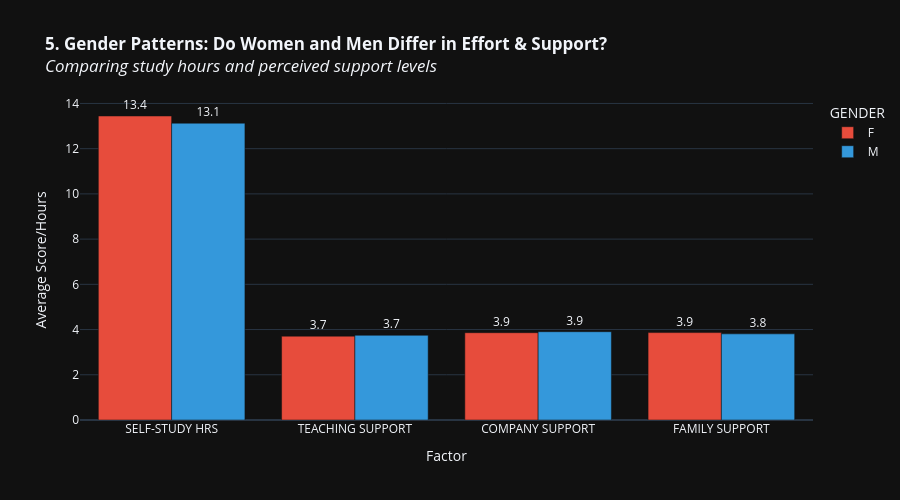

Here is the notebook cell this chart was saved with:
### Code cell
# ==========================================
# CHART 5: Gender Differences in Study Hours & Support
# ==========================================

gender_effort = master_df.groupby('GENDER').agg({
    'SELF-STUDY HRS': 'mean',
    'TEACHING SUPPORT': 'mean',
    'COMPANY SUPPORT': 'mean',
    'FAMILY SUPPORT': 'mean'
}).reset_index()

# Reshape for grouped bar
gender_effort_melted = gender_effort.melt(
    id_vars='GENDER',
    var_name='Metric',
    value_name='Average'
)

fig = px.bar(
    gender_effort_melted,
    x='Metric',
    y='Average',
    color='GENDER',
    barmode='group',
    title='<b>5. Gender Patterns: Do Women and Men Differ in Effort & Support?</b><br><i>Comparing study hours and perceived support levels</i>',
    labels={'Metric': 'Factor', 'Average': 'Average Score/Hours'},
    color_discrete_map={'F': '#e74c3c', 'M': '#3498db'},
    height=500,
    text='Average'
)

fig.update_traces(texttemplate='%{text:.1f}', textposition='outside')
fig.show()

### Figure 1 — Plotly figure (JSON) as saved in the notebook; plotly's stock layout.template omitted (floating-point values rounded to 4 significant figures)
{"data": [{"alignmentgroup": "True", "hovertemplate": "GENDER=F<br>Factor=%{x}<br>Average Score/Hours=%{text}<extra></extra>", "legendgroup": "F", "marker": {"color": "#e74c3c", "pattern": {"shape": ""}}, "name": "F", "offsetgroup": "F", "orientation": "v", "showlegend": true, "text": [13.45, 3.708, 3.861, 3.865], "textposition": "outside", "texttemplate": "%{text:.1f}", "type": "bar", "x": ["SELF-STUDY HRS", "TEACHING SUPPORT", "COMPANY SUPPORT", "FAMILY SUPPORT"], "xaxis": "x", "y": [13.45, 3.708, 3.861, 3.865], "yaxis": "y"}, {"alignmentgroup": "True", "hovertemplate": "GENDER=M<br>Factor=%{x}<br>Average Score/Hours=%{text}<extra></extra>", "legendgroup": "M", "marker": {"color": "#3498db", "pattern": {"shape": ""}}, "name": "M", "offsetgroup": "M", "orientation": "v", "showlegend": true, "text": [13.13, 3.746, 3.905, 3.81], "textposition": "outside", "texttemplate": "%{text:.1f}", "type": "bar", "x": ["SELF-STUDY HRS", "TEACHING SUPPORT", "COMPANY SUPPORT", "FAMILY SUPPORT"], "xaxis": "x", "y": [13.13, 3.746, 3.905, 3.81], "yaxis": "y"}], "layout": {"barmode": "group", "height": 500, "legend": {"title": {"text": "GENDER"}, "tracegroupgap": 0}, "title": {"text": "<b>5. Gender Patterns: Do Women and Men Differ in Effort & Support?</b><br><i>Comparing study hours and perceived support levels</i>"}, "xaxis": {"anchor": "y", "domain": [0, 1], "title": {"text": "Factor"}}, "yaxis": {"anchor": "x", "domain": [0, 1], "title": {"text": "Average Score/Hours"}}}}
